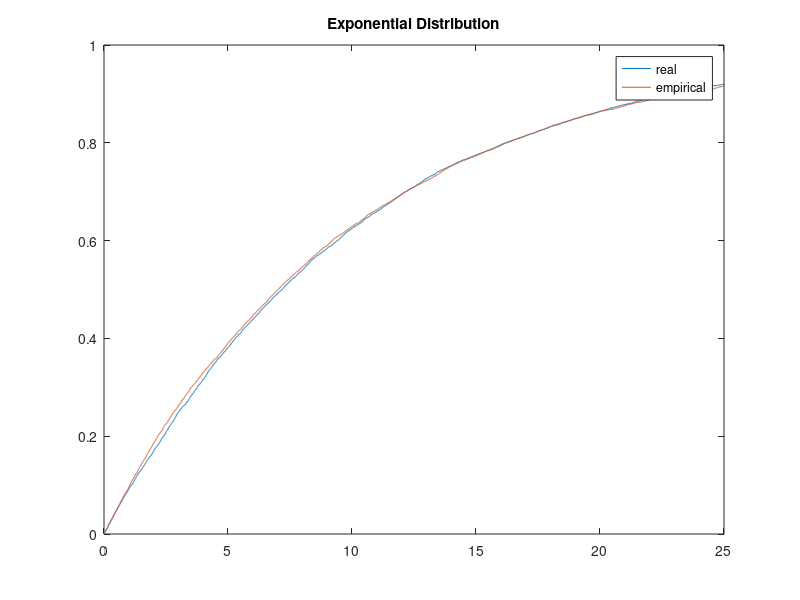
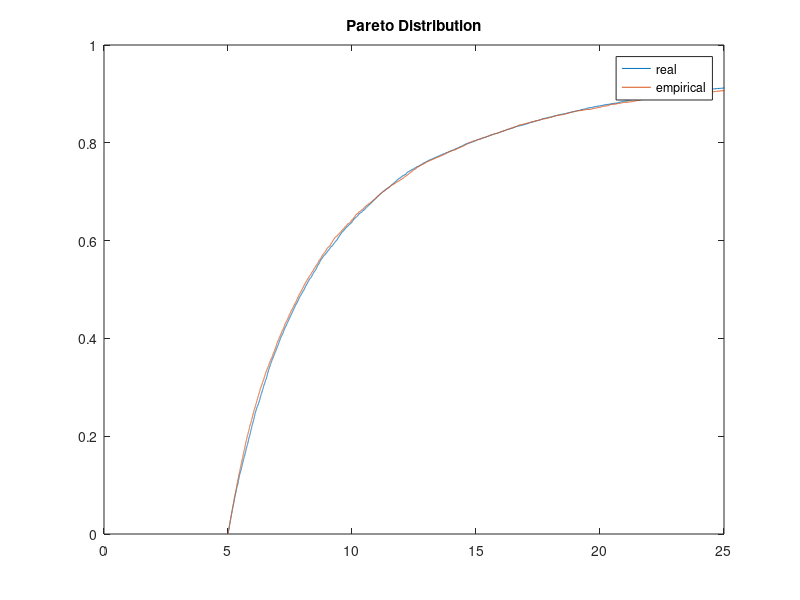
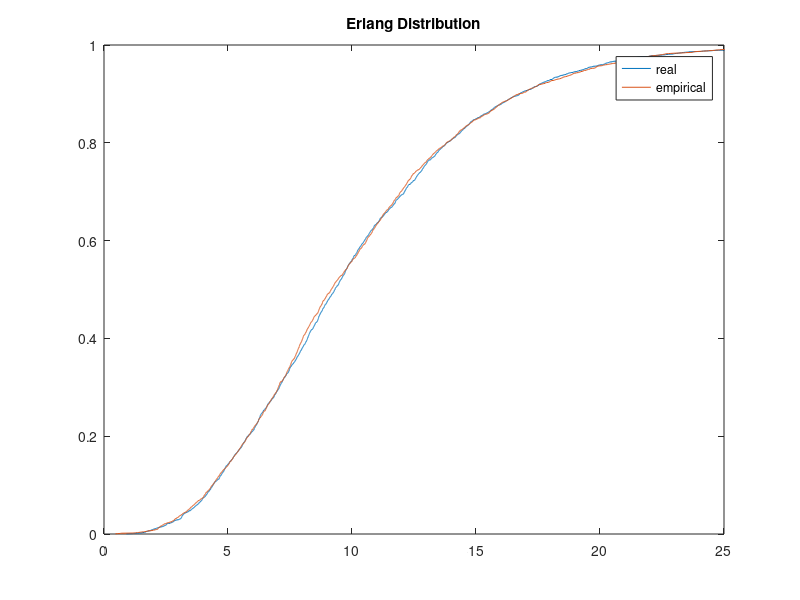
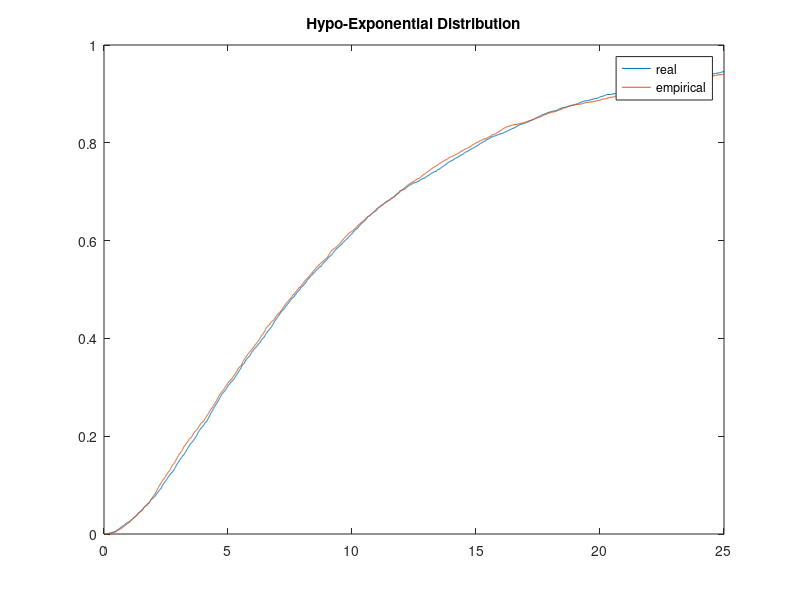

Write the MATLAB code that produced these figures, in order.
%% ANGELO TULBURE - A05

m = 2^32;

a = 1664525;

c = 1013904223;

seed = 521191478;  %seed

emp_distr = rand(10000,1);

%Uniform distribution
N = 10000;   %number of choices
out_lin_congr_gen = zeros(N,1);
out_lin_congr_gen(1) = seed;
for j = 2:N
    out_lin_congr_gen(j) = mod(a*out_lin_congr_gen(j-1)+c,m);
end
out_lin_congr_gen = out_lin_congr_gen ./ m;
fprintf(1, "First sample generated by the Linear Congruent Generator: %g\n", out_lin_congr_gen(1));
fprintf(1, "Second sample generated by the Linear Congruent Generator: %g\n", out_lin_congr_gen(2));
fprintf(1, "Third sample generated by the Linear Congruent Generator: %g\n", out_lin_congr_gen(3));

%Exponential Distribution
N1 = 10000;
lambda = 0.1;
out_exp_distr = -log(out_lin_congr_gen)/lambda;
out_emp_exp = -log(emp_distr)/lambda;
figure(1);
plot(sort(out_exp_distr),[1:N1]/N1, "-", sort(out_emp_exp),[1:N1]/N1, "-");
legend("real", "empirical");
title('Exponential Distribution');
xlim([0 25]);


%Pareto Distribution
N2 = 10000;
alpha = 1.5;
m = 5;
out_pareto = m ./ nthroot(out_lin_congr_gen,alpha);
out_emp_pareto = m ./ nthroot(emp_distr,alpha);
figure(2);
plot(sort(out_pareto),[1:N2]/N2, "-", sort(out_emp_pareto),[1:N2]/N2, "-");
legend("real", "empirical");
title('Pareto Distribution');
xlim([0 25]);

%Erlang distribution
N3 = 2500;
k_erlang = 4;
lambda_erlang = 0.4;
out_erlang = ones(N3,1);
out_emp_erlang = ones(N3,1);

counter = 0;
for j = 1:N3
    for i = 1:k_erlang
        counter = counter + 1;
        out_erlang(j) = out_erlang(j) * out_lin_congr_gen(counter);
    end
end

counter1 = 0;
for j = 1:N3
    for i = 1:k_erlang
        counter1 = counter1 + 1;
        out_emp_erlang(j) = out_emp_erlang(j) * emp_distr(counter1);
    end
end
out_erlang = -log(out_erlang) / lambda_erlang;
out_emp_erlang = -log(out_emp_erlang) / lambda_erlang;
figure(3);
plot(sort(out_erlang),[1:N3]/N3, "-", sort(out_emp_erlang),[1:N3]/N3, "-");
legend("real", "empirical");
title('Erlang Distribution');
xlim([0 25]);

%Hypo-Exponential distribution
N4 = 5000;
l1_hypo = 0.5;
l2_hypo = 0.125;
out_hypo1 = ones(N4,1);
out_hypo2 = ones(N4,1);
out_hypo = zeros(N4,1);

out_emp_hypo1 = ones(N4,1);
out_emp_hypo2 = ones(N4,1);
out_emp_hypo = zeros(N4,1);

for j = 1:N4
    out_hypo(j) = -log(out_lin_congr_gen(2*j-1))/l1_hypo - log(out_lin_congr_gen(2*j))/l2_hypo;
end

for j = 1:N4
    out_emp_hypo(j) = -log(emp_distr(2*j-1))/l1_hypo - log(emp_distr(2*j))/l2_hypo;
end

figure(4);
plot(sort(out_hypo),[1:N4]/N4, "-", sort(out_emp_hypo),[1:N4]/N4, "-");
legend("real", "empirical");
title('Hypo-Exponential Distribution');
xlim([0 25]);

%Hyper-Exponential distribution
N5 = 5000;
l1_hyper = 0.5;
l2_hyper = 0.05;
p1 = 0.55;
p2 = 1-p1;
out_hyper = zeros(N5,1);
out_emp_hyper = zeros(25,1);
for j = 1:N5
    if(out_lin_congr_gen(j*2-1) <= p1)
       out_hyper(j) = -log(out_lin_congr_gen(j*2))/l1_hyper;
    else 
       out_hyper(j) = -log(out_lin_congr_gen(j*2))/l2_hyper;
    end
end

for j = 1:N5
    if(emp_distr(j*2-1) <= p1)
       out_emp_hyper(j) = -log(emp_distr(j*2))/l1_hyper;
    else 
       out_emp_hyper(j) = -log(emp_distr(j*2))/l2_hyper;
    end
end

figure(5);
plot(sort(out_hyper),[1:N5]/N5, "-", sort(out_emp_hyper),[1:N5]/N5, "-");
legend("real", "empirical");
title('Hyper-Exponential Distribution');
xlim([0 25]);

Tot_costN1 = 0;
for i = 1:N1
  if(out_exp_distr(i) <= 10)
      Tot_costN1 = Tot_costN1 + out_exp_distr(i) * 0.01;
  else
      Tot_costN1 = Tot_costN1 + out_exp_distr(i) * 0.02;
  end
end
fprintf(1, "Exponential case - cost for storing 10000 file: %g\n", Tot_costN1);

Tot_costN2= 0;
for i = 1:N2
  if(out_pareto(i) <= 10)
      Tot_costN2 = Tot_costN2 + out_pareto(i) * 0.01;
  else
      Tot_costN2 = Tot_costN2 + out_pareto(i) * 0.02;
  end
end
fprintf(1, "Pareto case - cost for storing 10000 file: %g\n", Tot_costN2);

Tot_costN3= 0;
for i = 1:N3
  if(out_erlang(i) <= 10)
      Tot_costN3 = Tot_costN3 + out_erlang(i) * 0.01;
  else
      Tot_costN3 = Tot_costN3 + out_erlang(i) * 0.02;
  end
end
fprintf(1, "Erlang case - cost for storing 10000 files: %g\n", Tot_costN3);

Tot_costN4= 0;
for i = 1:N4
  if(out_hypo(i) <= 10)
      Tot_costN4 = Tot_costN4 + out_hypo(i) * 0.01;
  else
      Tot_costN4 = Tot_costN4 + out_hypo(i) * 0.02;
  end
end
fprintf(1, "Hypo-exp case - cost for storing 5000 files: %g\n", Tot_costN4);


Tot_costN5= 0;
for i = 1:N5
  if(out_hyper(i) <= 10)
      Tot_costN5 = Tot_costN5 + out_hyper(i) * 0.01;
  else
      Tot_costN5 = Tot_costN5 + out_hyper(i) * 0.02;
  end
end
fprintf(1, "Hyper-exp case - cost for storing 5000 files: %g\n", Tot_costN5);

